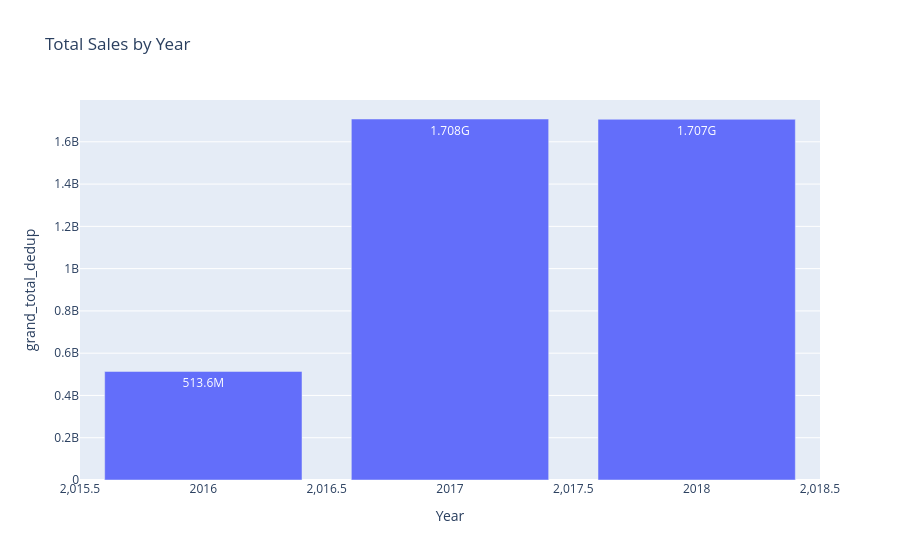

Notebook source saved alongside this figure:
### Code cell
figThree = px.bar(yearly_sales, x='Year', y='grand_total_dedup', title='Total Sales by Year', text_auto='.4s')
figThree.show()

### Figure 1 — Plotly figure (JSON) as saved in the notebook; plotly's stock layout.template omitted (floating-point values rounded to 4 significant figures)
{"data": [{"hovertemplate": "Year=%{x}<br>grand_total_dedup=%{y}<extra></extra>", "legendgroup": "", "marker": {"color": "#636efa", "pattern": {"shape": ""}}, "name": "", "orientation": "v", "showlegend": false, "textposition": "auto", "texttemplate": "%{y:.4s}", "type": "bar", "x": [2016, 2017, 2018], "xaxis": "x", "y": [513600000.0, 1708000000.0, 1707000000.0], "yaxis": "y"}], "layout": {"barmode": "relative", "legend": {"tracegroupgap": 0}, "title": {"text": "Total Sales by Year"}, "xaxis": {"anchor": "y", "domain": [0, 1], "title": {"text": "Year"}}, "yaxis": {"anchor": "x", "domain": [0, 1], "title": {"text": "grand_total_dedup"}}}}
